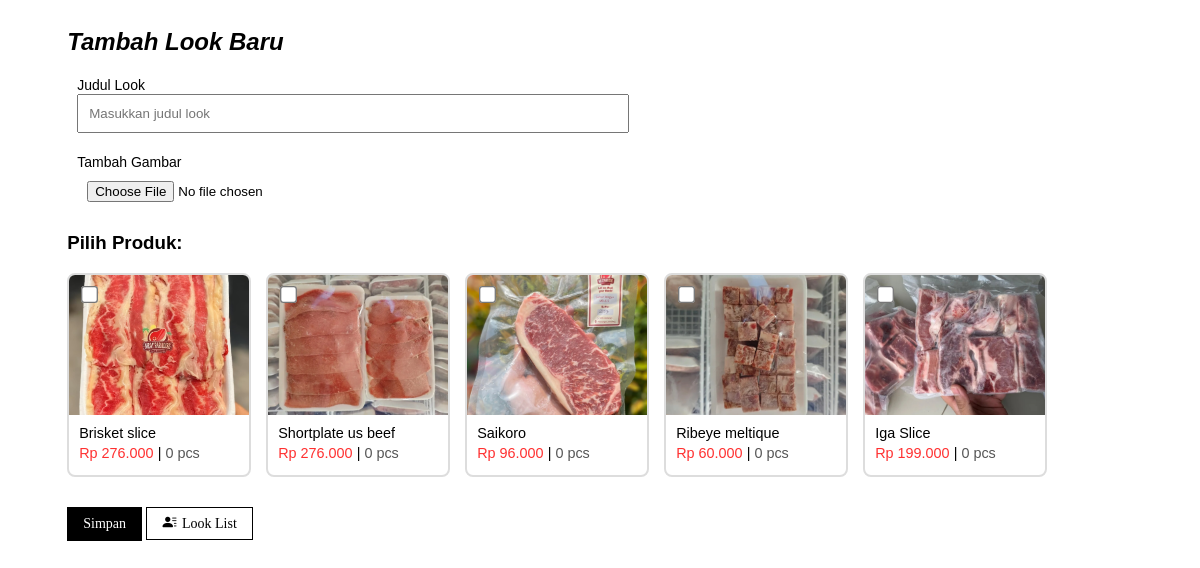
/seller/add_look.php, run on the app's committed database.
### tables this page shows
CREATE TABLE `produk` (
  `id` int(11) NOT NULL,
  `nama` varchar(150) NOT NULL,
  `kategori` varchar(50) NOT NULL,
  `harga` decimal(10,2) NOT NULL,
  `deskripsi` varchar(1000) NOT NULL,
  `stok` int(11) NOT NULL,
  `gambar` varchar(255) NOT NULL,
  `waktutambah` timestamp NOT NULL DEFAULT current_timestamp() ON UPDATE current_timestamp()
);

### seller/add_look.php (the view, shortened to what this page needs)
<?php
include 'config.php';
?>
<!DOCTYPE html>
<html>
<head>
    <link rel="stylesheet" href="https://cdn.jsdelivr.net/npm/bootstrap-icons@1.10.5/font/bootstrap-icons.css">
</head>
<body>
    <div class="container">
        <h2>Tambah Look Baru</h2>
        <form method="post" enctype="multipart/form-data">
            <ul class="formul">
                <li><label for="judul">Judul Look</label></li>
                <li><input type="text" name="judul" id="judul" placeholder="Masukkan judul look" required></li>
                <li><label for="gambar">Tambah Gambar</label></li>
                <li><input type="file" name="gambar" id="gambar" required></li>
            </ul>
            <h3>Pilih Produk:</h3>
            <div class="products-box">
                <?php
                $produk = mysqli_query($conn, "SELECT * FROM produk");
                while ($p = mysqli_fetch_assoc($produk)) {
                ?>
                    <label class="box-product">
                        <input type="checkbox" name="produk_ids[]" value="<?= $p['id'] ?>">
                        <img src="../uploads/<?= $p['gambar']; ?>" alt="<?= $p['nama'] ?>">
                        <div class="text">
                            <ul>
                                <li style="font-weight: 500;">
                                    <?php
                                    $words = explode(" ", $p['nama']);
                                    $nama = count($words) > 3 ? implode(" ", array_slice($words, 0, 3)) . "..." : $p['nama'];
                                    echo $nama;
                                    ?>
                                </li>
                                <li style="color:rgba(255, 0, 0, 0.81);">
                                    Rp <?= number_format($p['harga'], 0, ',', '.'); ?>
                                    <span style="color: black;"> | </span>
                                    <span style="color:rgb(86, 86, 86);"><?= $p['stok']; ?> pcs</span>
                                </li>
                            </ul>
                        </div>
                    </label>
                <?php } ?>
            </div>
            <button type="submit" name="submit" class="btn-simpan">Simpan</button>
            <a href="look_list.php" class="btn-looklist"><i class="bi bi-person-lines-fill"></i> Look List
            </a>
        </form>
    </div>
</body>
</html>

### seller/add_look.php (style rules this page uses)
.container { width: 90%; height: fit-content; }
body { font-family: 'Poppins', sans-serif; display: flex; justify-content: center; }
.container h2 { font-weight: 600; font-style: italic; }
form { margin: auto; }
input[type=text], input[type=file] { display: block; margin-bottom: 20px; padding: 10px; width: 50%; font-family: 'Poppins', sans-serif; }
.products-box { display: flex; flex-wrap: wrap; gap: 15px; margin-bottom: 30px; width: 100%; }
.box-product { display: flex; flex-direction: column; border: 2px solid #ddd; border-radius: 8px; overflow: hidden; width: 180px; background: #fff; position: relative; transition: border-color 0.3s ease, box-shadow 0.3s ease; cursor: pointer; }
.box-product input[type=checkbox] { position: absolute; top: 10px; left: 10px; transform: scale(1.3); z-index: 2; }
.box-product img { width: 100%; height: 140px; object-fit: cover; }
.box-product .text { padding: 10px; }
.box-product ul { list-style: none; padding: 0; margin: 0; }
.box-product ul li { margin-bottom: 4px; font-size: 0.9rem; }

### data on the page
produk: gambar (picture), nama "Brisket slice", harga "276.000", stok "0"
produk: gambar (picture), nama "Shortplate us beef", harga "276.000", stok "0"
produk: gambar (picture), nama "Saikoro", harga "96.000", stok "0"
produk: gambar (picture), nama "Ribeye meltique", harga "60.000", stok "0"
produk: gambar (picture), nama "Iga Slice", harga "199.000", stok "0"
